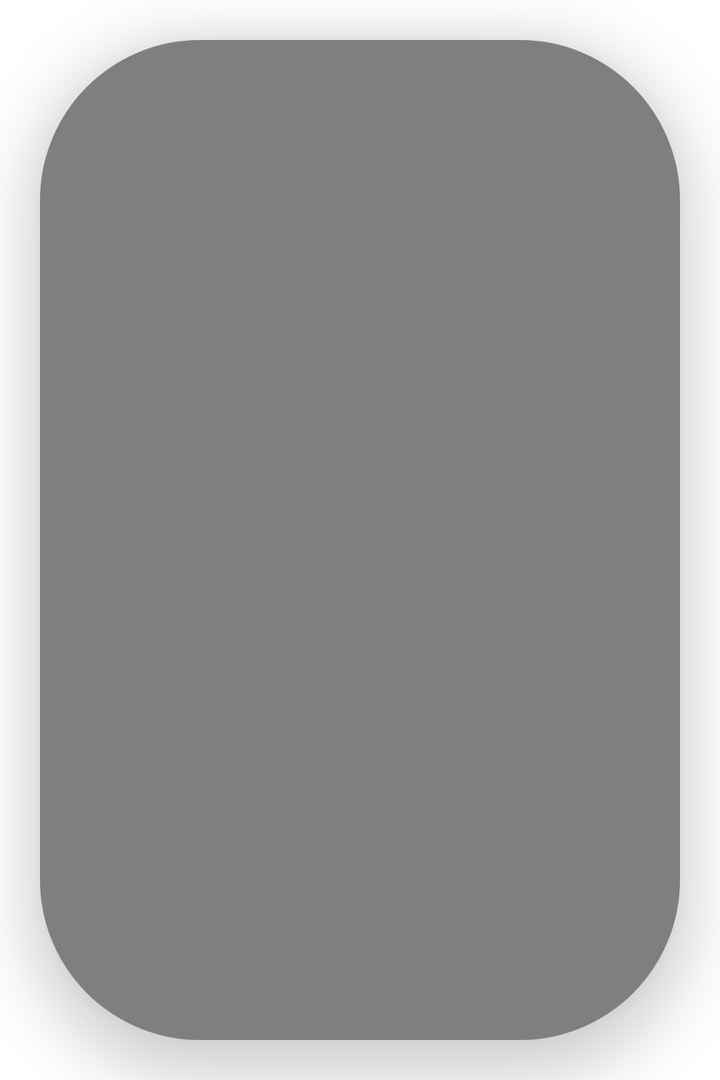
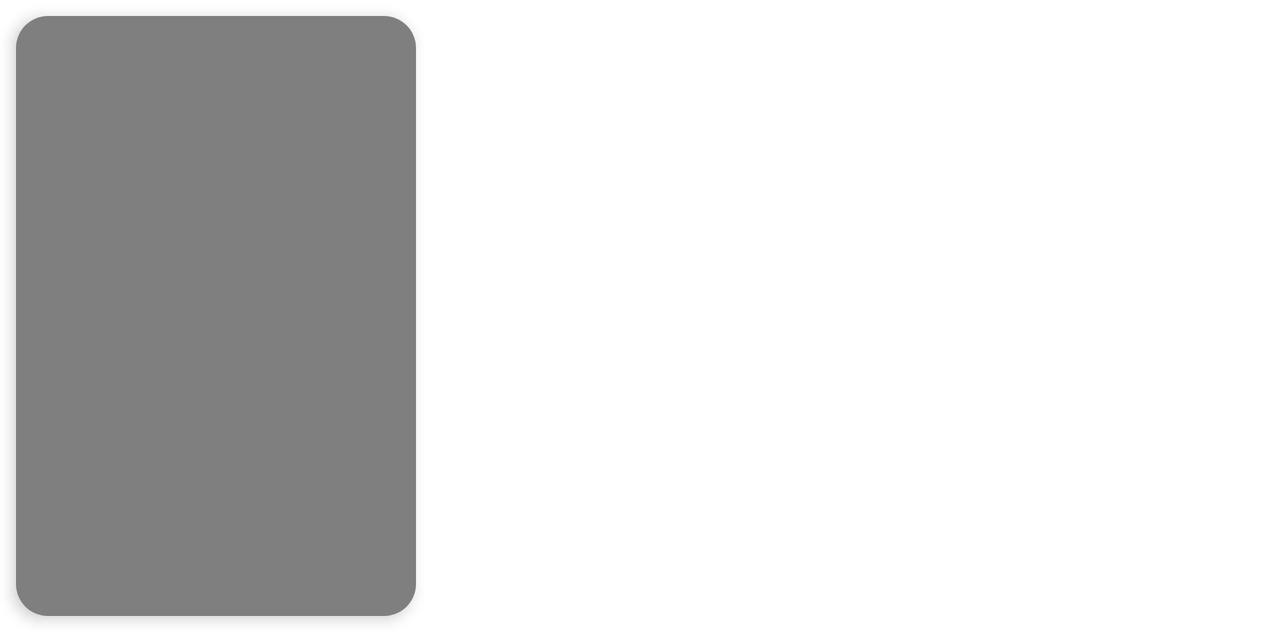

Two renders of one Android screen. The first uses the default layout on a phone; the second uses the alternative layout the repository ships for a different screen configuration, on a matching device. The two XML files are below.
<!-- AndroidManifest.xml: application theme Theme.WatchMe -->
<!-- res/layout/movie_card_layout.xml -->
<?xml version="1.0" encoding="utf-8"?>
<androidx.cardview.widget.CardView xmlns:android="http://schemas.android.com/apk/res/android"
    xmlns:app="http://schemas.android.com/apk/res-auto"
    android:layout_width="match_parent"
    android:layout_height="500dp"
    android:layout_margin="20dp"
    app:cardCornerRadius="80dp"
    app:cardElevation="16dp">

    <androidx.constraintlayout.widget.ConstraintLayout
        android:layout_width="match_parent"
        android:layout_height="match_parent"
        >

        <ImageView
            android:id="@+id/moviePosterImg"
            android:layout_width="match_parent"
            android:layout_height="match_parent"
            android:scaleType="centerCrop"
            android:contentDescription="@string/movie_poster" />

        <View
            android:layout_width="match_parent"
            android:layout_height="match_parent"
            android:background="#80000000" />

        
        <TextView
            android:id="@+id/movieTitle"
            android:layout_width="0dp"
            android:layout_height="wrap_content"
            android:textSize="40sp"
            android:textColor="@android:color/white"
            android:maxLines="4"
            android:ellipsize="end"
            android:lineSpacingExtra="8dp"
            android:layout_marginStart="30dp"
            android:layout_marginEnd="30dp"
            android:layout_marginTop="30dp"
            app:layout_constraintTop_toTopOf="parent"
            app:layout_constraintStart_toStartOf="parent"
            app:layout_constraintEnd_toEndOf="parent"
            />


        
        <TextView
            android:id="@+id/movieRating"
            android:layout_width="wrap_content"
            android:layout_height="wrap_content"
            android:textColor="@android:color/white"
            android:textSize="30sp"
            android:textStyle="bold"
            android:paddingHorizontal="8dp"
            android:paddingVertical="4dp"
            android:layout_margin="12dp"
            app:layout_constraintStart_toStartOf="parent"
            app:layout_constraintTop_toTopOf="parent"
            app:layout_constraintBottom_toBottomOf="parent"
            app:layout_constraintVertical_bias="0.5"/>

    </androidx.constraintlayout.widget.ConstraintLayout>
</androidx.cardview.widget.CardView>
<!-- resources referenced by this layout -->
<resources>
  <string name="movie_poster">Movie Poster</string>
  <style name="Theme.WatchMe" parent="Theme.AppCompat.Light.NoActionBar">
          
          <item name="android:windowBackground">@android:color/white</item>
  
          
          <item name="colorPrimary">#00C171</item>
          <item name="colorPrimaryDark">#00985A</item> 
          <item name="colorAccent">#00C171</item>
      </style>
</resources>
<!-- res/layout-land/movie_card_layout.xml (the repository's variant of the layout above) -->
<!-- drawn on the phone turned sideways -->
<?xml version="1.0" encoding="utf-8"?>
<androidx.cardview.widget.CardView xmlns:android="http://schemas.android.com/apk/res/android"
    xmlns:app="http://schemas.android.com/apk/res-auto"
    android:layout_width="200dp"
    android:layout_height="300dp"
    android:layout_margin="8dp"
    app:cardCornerRadius="16dp"
    app:cardElevation="4dp"
    xmlns:tools="http://schemas.android.com/tools">

    <androidx.constraintlayout.widget.ConstraintLayout
        android:layout_width="match_parent"
        android:layout_height="match_parent">

        <ImageView
            android:id="@+id/moviePosterImg"
            android:layout_width="match_parent"
            android:layout_height="match_parent"
            android:scaleType="centerCrop"
            android:contentDescription="@string/movie_poster"/>

        <View
            android:layout_width="match_parent"
            android:layout_height="match_parent"
            android:background="#80000000" />

        <TextView
            android:id="@+id/movieTitle"
            android:layout_width="0dp"
            android:layout_height="wrap_content"
            android:textSize="20sp"
            android:textColor="@android:color/white"
            android:maxLines="2"
            android:ellipsize="end"
            android:gravity="center"
            android:padding="8dp"
            android:layout_marginTop="8dp"
            android:layout_marginHorizontal="8dp"
            app:layout_constraintTop_toTopOf="parent"
            app:layout_constraintStart_toStartOf="parent"
            app:layout_constraintEnd_toEndOf="parent"/>

        <TextView
            android:id="@+id/movieRating"
            android:layout_width="wrap_content"
            android:layout_height="wrap_content"
            android:textColor="@android:color/white"
            android:textSize="16sp"
            android:textStyle="bold"
            android:padding="4dp"
            android:layout_margin="8dp"
            app:layout_constraintStart_toStartOf="parent"
            app:layout_constraintBottom_toBottomOf="parent"/>

        <ImageButton
            android:id="@+id/favoriteButton"
            android:layout_width="wrap_content"
            android:layout_height="wrap_content"
            android:background="@android:color/transparent"
            android:src="@drawable/favorite_24px"
            app:tint="@color/red"
            android:contentDescription="@string/favorites"
            android:layout_margin="8dp"
            app:layout_constraintBottom_toBottomOf="parent"
            app:layout_constraintEnd_toEndOf="parent"/>

    </androidx.constraintlayout.widget.ConstraintLayout>
</androidx.cardview.widget.CardView>
<!-- resources referenced by the variant -->
<!-- as the phone turned sideways resolves them -->
<resources>
  <color name="red">#EA3323</color>
  <string name="favorites">Favorites</string>
  <string name="movie_poster">Movie Poster</string>
  <style name="Theme.WatchMe" parent="Theme.AppCompat.Light.NoActionBar">
          
          <item name="android:windowBackground">@android:color/white</item>
  
          
          <item name="colorPrimary">#00C171</item>
          <item name="colorPrimaryDark">#00985A</item> 
          <item name="colorAccent">#00C171</item>
      </style>
</resources>
